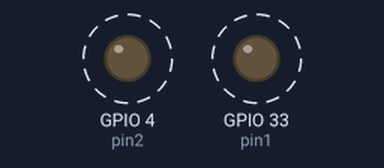
This sketch was run on a simulated ESP32. Shown: output pins drawn as LEDs (lit = HIGH). Dashed ring = blinking.

Above: at 0.15 s.
Timing chart, 0 to 3.5 s (numbered marks = the images above):
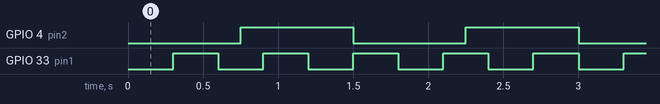

The sketch:

Light_blinking_Millis.ino
```cpp
/*A marine research team is assembling a floating sensor buoy powered by an ESP32. The buoy communicates its status to surface research vessels at night using two navigation markers:
  LED connected to Pin 4 is used as a Water-level beacon (Yellow marker)
  LED connected to Pin 33 is used as a Satellite link indicator (Green marker)

These two systems run on separate hardware clocks inside the buoy, and hence their visual indicators must operate entirely on their own cadences:
  The Water-level beacon must turn ON and OFF at a brisk, steady rhythm—flipping its state every 300 ms to warn incoming marine vessels.
   The Satellite link indicator operates on an entirely different schedule—it must flip its state every 750 ms to confirm continuous telemetry uplink.
 */

const int pin1=33;
const int pin2=4;
long start_time1=0;
long start_time2=0;
bool led1_state=HIGH;
bool led2_state=HIGH;

void setup() {
  pinMode(pin1,OUTPUT);
  pinMode(pin2,OUTPUT);// put your setup code here, to run once:

}

void loop() {
  long current_time=millis();
  if (current_time-start_time1>=300) {
    digitalWrite(pin1,led1_state);
    led1_state=!led1_state;
    start_time1=current_time;
  }
  if (current_time-start_time2>=750) {
    digitalWrite(pin2,led2_state);
    led2_state=!led2_state;
    start_time2=current_time;
  }


}
```

Measured:
- by itself, GPIO 4 (pin2): alternates HIGH for 0.75 s and LOW for 0.75 s
- by itself, GPIO 33 (pin1): alternates HIGH for 0.30 s and LOW for 0.30 s
- by itself, everything shown: repeats every 3.0 s, in 12 steps
